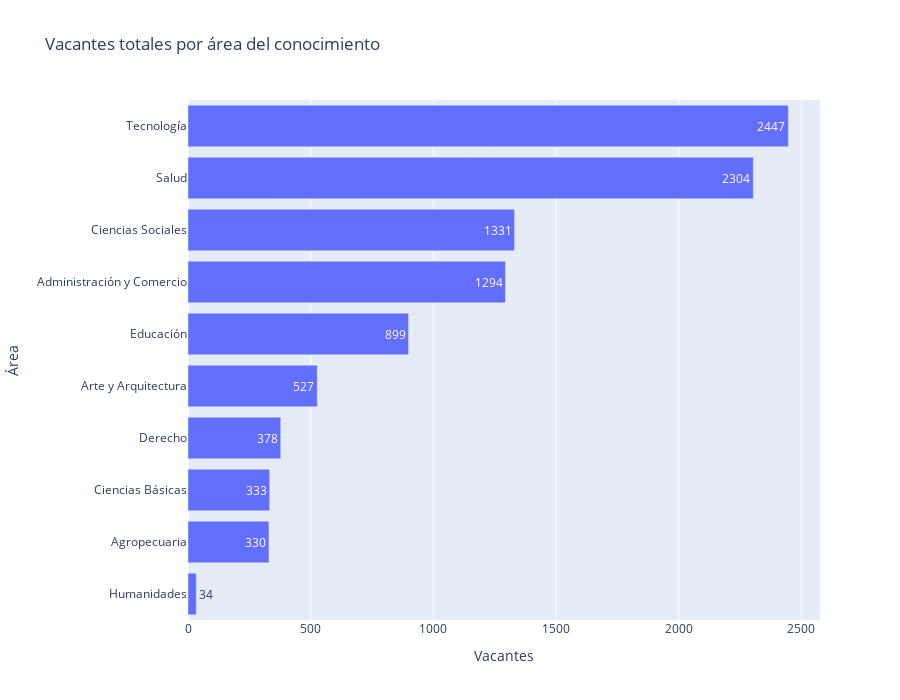

Write notebook code for a chart like this one.
### Markdown cell above
## Vacantes por área del conocimiento
Permite identificar dónde se concentra la oferta regional y cuáles áreas podrían reforzarse.

### Code cell
vacantes_area = (
    los_rios.groupby('area_conocimiento', as_index=False)
    .agg(vacantes_totales=('total_vacantes', 'sum'))
    .sort_values('vacantes_totales', ascending=True)
)
fig_area = px.bar(
    vacantes_area,
    x='vacantes_totales',
    y='area_conocimiento',
    orientation='h',
    text='vacantes_totales',
    title='Vacantes totales por área del conocimiento',
    labels={'area_conocimiento': 'Área', 'vacantes_totales': 'Vacantes'}
)
fig_area.update_layout(height=700)
fig_area

### Figure 1 — Plotly figure (JSON) as saved in the notebook; plotly's stock layout.template omitted (floating-point values rounded to 4 significant figures)
{"data": [{"hovertemplate": "Vacantes=%{text}<br>Área=%{y}<extra></extra>", "legendgroup": "", "marker": {"color": "#636efa", "pattern": {"shape": ""}}, "name": "", "orientation": "h", "showlegend": false, "text": [34.0, 330.0, 333.0, 378.0, 527.0, 899.0, 1294.0, 1331.0, 2304.0, 2447.0], "textposition": "auto", "type": "bar", "x": [34, 330, 333, 378, 527, 899, 1294, 1331, 2304, 2447], "xaxis": "x", "y": ["Humanidades", "Agropecuaria", "Ciencias Básicas", "Derecho", "Arte y Arquitectura", "Educación", "Administración y Comercio", "Ciencias Sociales", "Salud", "Tecnología"], "yaxis": "y"}], "layout": {"barmode": "relative", "height": 700, "legend": {"tracegroupgap": 0}, "title": {"text": "Vacantes totales por área del conocimiento"}, "xaxis": {"anchor": "y", "domain": [0, 1], "title": {"text": "Vacantes"}}, "yaxis": {"anchor": "x", "domain": [0, 1], "title": {"text": "Área"}}}}
